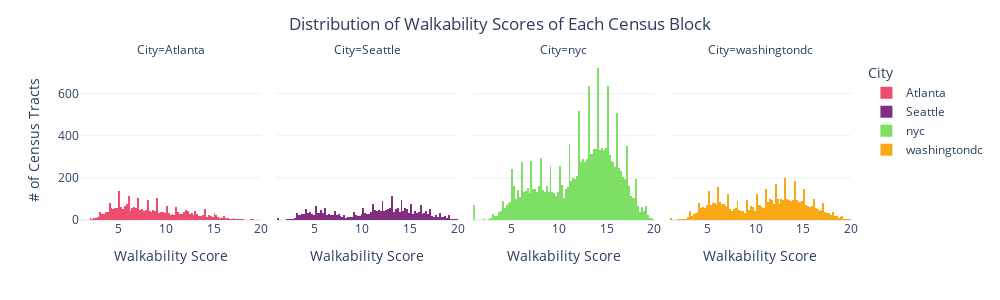
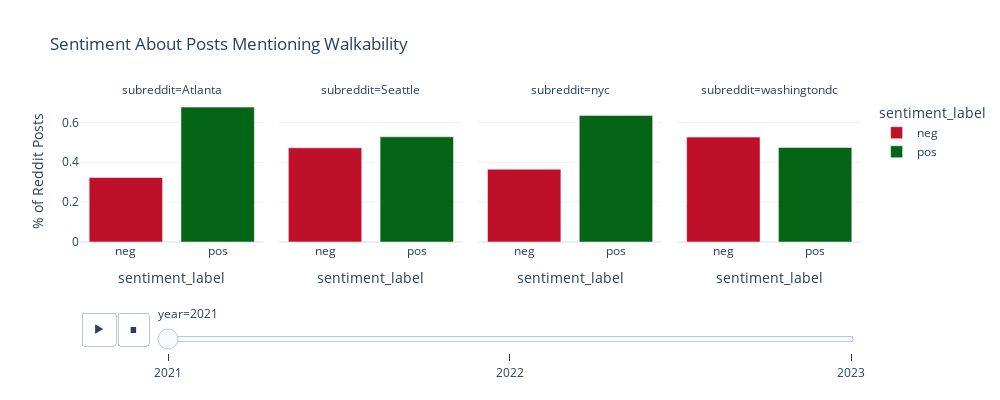

The notebook cell saved with these charts, in order:
### Markdown cell above
### Sentiments Around Walkability

The next topic surrounding gentrification we wanted to look at was walkability. Our theory is that gentrification's association with tech culture and introduced forms of electronic transportation (e.g. e-bikes, e-scooters) tend to result in increased walkability. Using data from the Envrionmental Protection Agency, we were able to plot the distribution of walkability scores of each census tract within our chosen cities. We then compared this data to the changes in sentiment over time about walkability. Once again, the sentiments of Reddit posts about walkability did not become more negative year to year for the dataset that we had. Instead, we see the percentage of Reddit posts that were classified as negative stay consistent throughout the time period of the dataset. Washington, DC was the only city in which there was a higher proportion of negative comments than positive ones. This was surprising since the city's distribution of walkability scores tended to be higher than those of Atlanta or Seattle. This might be due to the fact that they experience more negative encounters while walking due to the sheer number of times they are outside. For example, one of the posts about walkability that was classified as negative was:

> *A while ago my friend and I after exiting our usual metro station, I noticed she was being cat called by a group of men outside the station, they were saying the usual creepy stuff and weren’t being completely threatening but I could see it clearly made her uncomfortable. I’m a fairly new metro rider so could anyone else share some similar stories or solutions?*

### Code cell
all_walk = pd.read_csv(data_dir / "EPA_SmartLocationDatabase_V3_Jan_2021_Final.csv")

cities_include = ['New York-Newark, NY-NJ-CT-PA', 'Atlanta--Athens-Clarke County--Sandy Springs, GA-AL', 'Seattle-Tacoma, WA',
                  'Washington-Baltimore-Arlington, DC-MD-VA-WV-PA']
city_walk_map = {'New York-Newark, NY-NJ-CT-PA': 'nyc',
                 'Atlanta--Athens-Clarke County--Sandy Springs, GA-AL':'Atlanta',
                 'Seattle-Tacoma, WA': 'Seattle',
                  'Washington-Baltimore-Arlington, DC-MD-VA-WV-PA': 'washingtondc'}
city_walk = all_walk[all_walk['CSA_Name'].apply(lambda x: x in cities_include)]
city_walk['City'] = city_walk['CSA_Name'].map(city_walk_map)
city_walk = city_walk.rename({'NatWalkInd': 'Walkability Score'}, axis = 'columns')


walking_words = ['bike', 'scooter', 'transit', 'metro', 'bus', 'pedestrian', 'parks', 'train']
walking_words = '|'.join(walking_words)
sent_df.loc[:, 'Post Mentions Walkability'] = (sent_df['title'].fillna('').str.lower() + sent_df['selftext'].fillna('').str.lower()).str.contains('walk')
sent_df.loc[:, 'Post Mentions Walkability'] = sent_df.loc[:, 'Post Mentions Walkability'] | (sent_df['title'].fillna('').str.lower() + sent_df['selftext'].fillna('').str.lower()).str.contains(rf'(?:(?<=\s)|(?<=\W)|^){walking_words}\b')
# sent_df.loc[:, 'Post Mentions Walkability'] = (sent_df['title'].fillna('').str.lower() + sent_df['selftext'].fillna('').str.lower()).str.contains('walk|bike|transit|metro|bus ')
walk_grouped_df = sent_df.groupby(['subreddit', 'Post Mentions Walkability', 'year', 'sentiment_label']).size().reset_index(name = 'count')

#print("Number of Posts Mentioning Walkability:\n", sent_df['Post Mentions Walkability'].value_counts())
value_counts_result = sent_df['Post Mentions Walkability'].value_counts()
sent_w_df_pd = pd.DataFrame({'Walkability posts': value_counts_result.index, 'Count': value_counts_result.values})

fig = go.Figure(data=[go.Table(
    header=dict(values=list(sent_w_df_pd.columns),line_color='darkslategray',
                fill_color='#d69f3c',
                align='left'),
    cells=dict(values=[sent_w_df_pd['Walkability posts'], sent_w_df_pd['Count']],line_color='darkslategray',
               fill_color='#f0d29c',
               align='left')
)])

fig.update_layout(width=800, height=500)
fig.update_layout(title='Number of Posts Mentioning Walkability')
fig.show()

### Figure 1 — Plotly figure (JSON) as saved in the notebook; plotly's stock layout.template omitted (floating-point values rounded to 4 significant figures; data arrays with more than 128 entries replaced by an {"elided": "..."} marker saying what was removed)
{"data": [{"alignmentgroup": "True", "bingroup": "x", "hovertemplate": "City=Atlanta<br>Walkability Score=%{x}<br>count=%{y}<extra></extra>", "legendgroup": "Atlanta", "marker": {"color": "#ED4D6E", "pattern": {"shape": ""}}, "name": "Atlanta", "offsetgroup": "Atlanta", "orientation": "v", "showlegend": true, "type": "histogram", "x": {"elided": "3054 float values"}, "xaxis": "x", "yaxis": "y"}, {"alignmentgroup": "True", "bingroup": "x", "hovertemplate": "City=Seattle<br>Walkability Score=%{x}<br>count=%{y}<extra></extra>", "legendgroup": "Seattle", "marker": {"color": "#822E81", "pattern": {"shape": ""}}, "name": "Seattle", "offsetgroup": "Seattle", "orientation": "v", "showlegend": true, "type": "histogram", "x": {"elided": "3058 float values"}, "xaxis": "x2", "yaxis": "y2"}, {"alignmentgroup": "True", "bingroup": "x", "hovertemplate": "City=nyc<br>Walkability Score=%{x}<br>count=%{y}<extra></extra>", "legendgroup": "nyc", "marker": {"color": "#7DDF64", "pattern": {"shape": ""}}, "name": "nyc", "offsetgroup": "nyc", "orientation": "v", "showlegend": true, "type": "histogram", "x": {"elided": "16813 float values"}, "xaxis": "x3", "yaxis": "y3"}, {"alignmentgroup": "True", "bingroup": "x", "hovertemplate": "City=washingtondc<br>Walkability Score=%{x}<br>count=%{y}<extra></extra>", "legendgroup": "washingtondc", "marker": {"color": "#FAA916", "pattern": {"shape": ""}}, "name": "washingtondc", "offsetgroup": "washingtondc", "orientation": "v", "showlegend": true, "type": "histogram", "x": {"elided": "5958 float values"}, "xaxis": "x4", "yaxis": "y4"}], "layout": {"annotations": [{"font": {}, "showarrow": false, "text": "City=Atlanta", "x": 0.1175, "xanchor": "center", "xref": "paper", "y": 1, "yanchor": "bottom", "yref": "paper"}, {"font": {}, "showarrow": false, "text": "City=Seattle", "x": 0.3725, "xanchor": "center", "xref": "paper", "y": 1, "yanchor": "bottom", "yref": "paper"}, {"font": {}, "showarrow": false, "text": "City=nyc", "x": 0.6275, "xanchor": "center", "xref": "paper", "y": 1, "yanchor": "bottom", "yref": "paper"}, {"font": {}, "showarrow": false, "text": "City=washingtondc", "x": 0.8825, "xanchor": "center", "xref": "paper", "y": 1, "yanchor": "bottom", "yref": "paper"}], "barmode": "relative", "height": 300, "legend": {"title": {"text": "City"}, "tracegroupgap": 0}, "margin": {"t": 60}, "title": {"text": "Distribution of Walkability Scores of Each Census Block", "x": 0.5}, "width": 1000, "xaxis": {"anchor": "y", "domain": [0, 0.235], "title": {"text": "Walkability Score"}}, "xaxis2": {"anchor": "y2", "domain": [0.255, 0.49], "matches": "x", "title": {"text": "Walkability Score"}}, "xaxis3": {"anchor": "y3", "domain": [0.51, 0.745], "matches": "x", "title": {"text": "Walkability Score"}}, "xaxis4": {"anchor": "y4", "domain": [0.765, 1.0], "matches": "x", "title": {"text": "Walkability Score"}}, "yaxis": {"anchor": "x", "domain": [0, 1], "title": {"text": "# of Census Tracts"}}, "yaxis2": {"anchor": "x2", "domain": [0, 1], "matches": "y", "showticklabels": false}, "yaxis3": {"anchor": "x3", "domain": [0, 1], "matches": "y", "showticklabels": false}, "yaxis4": {"anchor": "x4", "domain": [0, 1], "matches": "y", "showticklabels": false}}}

### Figure 2 — Plotly figure (JSON) as saved in the notebook; plotly's stock layout.template omitted (floating-point values rounded to 4 significant figures)
{"data": [{"alignmentgroup": "True", "hovertemplate": "sentiment_label=%{x}<br>year=2021<br>subreddit=Atlanta<br>% of Reddit Posts=%{y}<extra></extra>", "legendgroup": "neg", "marker": {"color": "#bf1029", "pattern": {"shape": ""}}, "name": "neg", "offsetgroup": "neg", "orientation": "v", "showlegend": true, "textposition": "auto", "type": "bar", "x": ["neg"], "xaxis": "x", "y": [0.3234], "yaxis": "y"}, {"alignmentgroup": "True", "hovertemplate": "sentiment_label=%{x}<br>year=2021<br>subreddit=Seattle<br>% of Reddit Posts=%{y}<extra></extra>", "legendgroup": "neg", "marker": {"color": "#bf1029", "pattern": {"shape": ""}}, "name": "neg", "offsetgroup": "neg", "orientation": "v", "showlegend": false, "textposition": "auto", "type": "bar", "x": ["neg"], "xaxis": "x2", "y": [0.4723], "yaxis": "y2"}, {"alignmentgroup": "True", "hovertemplate": "sentiment_label=%{x}<br>year=2021<br>subreddit=nyc<br>% of Reddit Posts=%{y}<extra></extra>", "legendgroup": "neg", "marker": {"color": "#bf1029", "pattern": {"shape": ""}}, "name": "neg", "offsetgroup": "neg", "orientation": "v", "showlegend": false, "textposition": "auto", "type": "bar", "x": ["neg"], "xaxis": "x3", "y": [0.3652], "yaxis": "y3"}, {"alignmentgroup": "True", "hovertemplate": "sentiment_label=%{x}<br>year=2021<br>subreddit=washingtondc<br>% of Reddit Posts=%{y}<extra></extra>", "legendgroup": "neg", "marker": {"color": "#bf1029", "pattern": {"shape": ""}}, "name": "neg", "offsetgroup": "neg", "orientation": "v", "showlegend": false, "textposition": "auto", "type": "bar", "x": ["neg"], "xaxis": "x4", "y": [0.5261], "yaxis": "y4"}, {"alignmentgroup": "True", "hovertemplate": "sentiment_label=%{x}<br>year=2021<br>subreddit=Atlanta<br>% of Reddit Posts=%{y}<extra></extra>", "legendgroup": "pos", "marker": {"color": "#056517", "pattern": {"shape": ""}}, "name": "pos", "offsetgroup": "pos", "orientation": "v", "showlegend": true, "textposition": "auto", "type": "bar", "x": ["pos"], "xaxis": "x", "y": [0.6766], "yaxis": "y"}, {"alignmentgroup": "True", "hovertemplate": "sentiment_label=%{x}<br>year=2021<br>subreddit=Seattle<br>% of Reddit Posts=%{y}<extra></extra>", "legendgroup": "pos", "marker": {"color": "#056517", "pattern": {"shape": ""}}, "name": "pos", "offsetgroup": "pos", "orientation": "v", "showlegend": false, "textposition": "auto", "type": "bar", "x": ["pos"], "xaxis": "x2", "y": [0.5277], "yaxis": "y2"}, {"alignmentgroup": "True", "hovertemplate": "sentiment_label=%{x}<br>year=2021<br>subreddit=nyc<br>% of Reddit Posts=%{y}<extra></extra>", "legendgroup": "pos", "marker": {"color": "#056517", "pattern": {"shape": ""}}, "name": "pos", "offsetgroup": "pos", "orientation": "v", "showlegend": false, "textposition": "auto", "type": "bar", "x": ["pos"], "xaxis": "x3", "y": [0.6348], "yaxis": "y3"}, {"alignmentgroup": "True", "hovertemplate": "sentiment_label=%{x}<br>year=2021<br>subreddit=washingtondc<br>% of Reddit Posts=%{y}<extra></extra>", "legendgroup": "pos", "marker": {"color": "#056517", "pattern": {"shape": ""}}, "name": "pos", "offsetgroup": "pos", "orientation": "v", "showlegend": false, "textposition": "auto", "type": "bar", "x": ["pos"], "xaxis": "x4", "y": [0.4739], "yaxis": "y4"}], "layout": {"annotations": [{"font": {}, "showarrow": false, "text": "subreddit=Atlanta", "x": 0.1175, "xanchor": "center", "xref": "paper", "y": 1, "yanchor": "bottom", "yref": "paper"}, {"font": {}, "showarrow": false, "text": "subreddit=Seattle", "x": 0.3725, "xanchor": "center", "xref": "paper", "y": 1, "yanchor": "bottom", "yref": "paper"}, {"font": {}, "showarrow": false, "text": "subreddit=nyc", "x": 0.6275, "xanchor": "center", "xref": "paper", "y": 1, "yanchor": "bottom", "yref": "paper"}, {"font": {}, "showarrow": false, "text": "subreddit=washingtondc", "x": 0.8825, "xanchor": "center", "xref": "paper", "y": 1, "yanchor": "bottom", "yref": "paper"}], "barmode": "relative", "height": 400, "legend": {"title": {"text": "sentiment_label"}, "tracegroupgap": 0}, "sliders": [{"active": 0, "currentvalue": {"prefix": "year="}, "len": 0.9, "pad": {"b": 10, "t": 60}, "steps": [{"args": [["2021"], {"frame": {"duration": 0, "redraw": true}, "fromcurrent": true, "mode": "immediate", "transition": {"duration": 0, "easing": "linear"}}], "label": "2021", "method": "animate"}, {"args": [["2022"], {"frame": {"duration": 0, "redraw": true}, "fromcurrent": true, "mode": "immediate", "transition": {"duration": 0, "easing": "linear"}}], "label": "2022", "method": "animate"}, {"args": [["2023"], {"frame": {"duration": 0, "redraw": true}, "fromcurrent": true, "mode": "immediate", "transition": {"duration": 0, "easing": "linear"}}], "label": "2023", "method": "animate"}], "x": 0.1, "xanchor": "left", "y": 0, "yanchor": "top"}], "title": {"text": "Sentiment About Posts Mentioning Walkability"}, "updatemenus": [{"buttons": [{"args": [null, {"frame": {"duration": 500, "redraw": true}, "fromcurrent": true, "mode": "immediate", "transition": {"duration": 500, "easing": "linear"}}], "label": "&#9654;", "method": "animate"}, {"args": [[null], {"frame": {"duration": 0, "redraw": true}, "fromcurrent": true, "mode": "immediate", "transition": {"duration": 0, "easing": "linear"}}], "label": "&#9724;", "method": "animate"}], "direction": "left", "pad": {"r": 10, "t": 70}, "showactive": false, "type": "buttons", "x": 0.1, "xanchor": "right", "y": 0, "yanchor": "top"}], "width": 1000, "xaxis": {"anchor": "y", "categoryarray": ["neg", "pos", "neutral"], "categoryorder": "array", "domain": [0, 0.235], "title": {"text": "sentiment_label"}}, "xaxis2": {"anchor": "y2", "categoryarray": ["neg", "pos", "neutral"], "categoryorder": "array", "domain": [0.255, 0.49], "matches": "x", "title": {"text": "sentiment_label"}}, "xaxis3": {"anchor": "y3", "categoryarray": ["neg", "pos", "neutral"], "categoryorder": "array", "domain": [0.51, 0.745], "matches": "x", "title": {"text": "sentiment_label"}}, "xaxis4": {"anchor": "y4", "categoryarray": ["neg", "pos", "neutral"], "categoryorder": "array", "domain": [0.765, 1.0], "matches": "x", "title": {"text": "sentiment_label"}}, "yaxis": {"anchor": "x", "domain": [0, 1], "title": {"text": "% of Reddit Posts"}}, "yaxis2": {"anchor": "x2", "domain": [0, 1], "matches": "y", "showticklabels": false}, "yaxis3": {"anchor": "x3", "domain": [0, 1], "matches": "y", "showticklabels": false}, "yaxis4": {"anchor": "x4", "domain": [0, 1], "matches": "y", "showticklabels": false}}}
